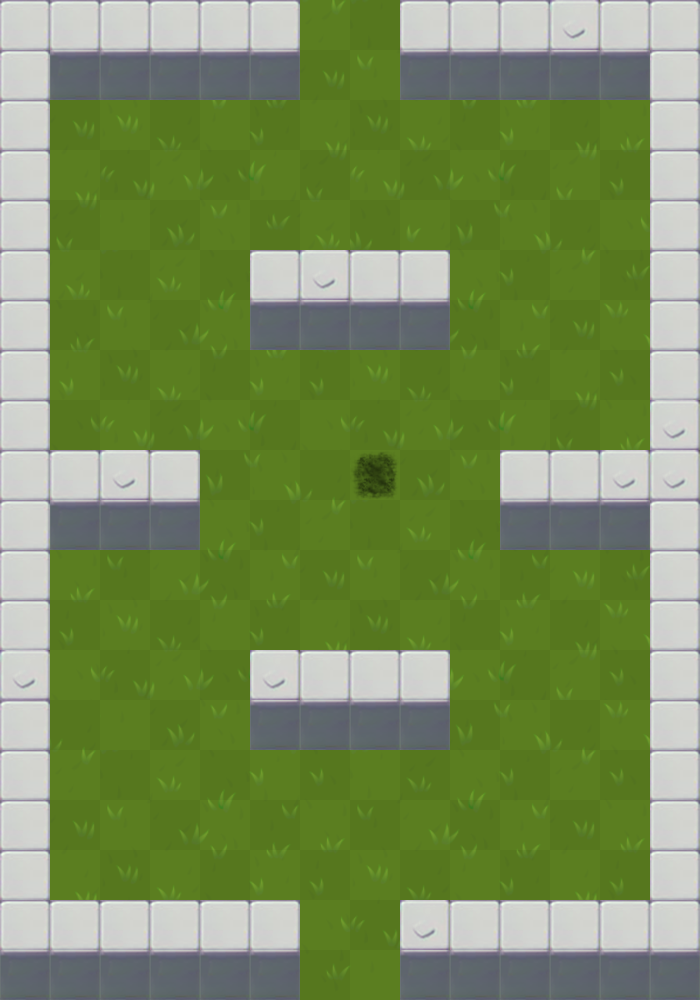

Below is a game level as drawn by its tile map, then a one-line description and the .tmx that defines it (tile-layer data replaced by summaries):
An orthogonal 14x20 tile map with 50x50 px tiles, 14 tile layers (suelo, pared, enemigos1, enemigos2, ...), 12 tilesets.

<map version="1.2" tiledversion="1.2.3" orientation="orthogonal" renderorder="right-down" width="14" height="20" tilewidth="50" tileheight="50" infinite="0" nextlayerid="15" nextobjectid="1">
 <properties>
  <property name="MovingEnemyFinalPosX" type="float" value="3" />
  <property name="MovingEnemyFinalPosY" type="float" value="13" />
 </properties>
 <tileset firstgid="1" name="0" tilewidth="50" tileheight="50" tilecount="1" columns="1">
  <image source="tiles/0.png" width="64" height="64" />
 </tileset>
 <tileset firstgid="2" name="1" tilewidth="50" tileheight="50" tilecount="1" columns="1">
  <image source="tiles/1.png" width="64" height="64" />
 </tileset>
 <tileset firstgid="3" name="2" tilewidth="50" tileheight="50" tilecount="1" columns="1">
  <image source="tiles/2.png" width="64" height="64" />
 </tileset>
 <tileset firstgid="4" name="3" tilewidth="50" tileheight="50" tilecount="1" columns="1">
  <image source="tiles/3.png" width="64" height="64" />
 </tileset>
 <tileset firstgid="5" name="suciedad50" tilewidth="50" tileheight="50" tilecount="1" columns="1">
  <image source="tiles/suciedad50.png" width="50" height="50" />
 </tileset>
 <tileset firstgid="6" name="hoyo250" tilewidth="50" tileheight="50" tilecount="1" columns="1">
  <image source="tiles/hoyo250.png" width="50" height="50" />
 </tileset>
 <tileset firstgid="7" name="hoyo50" tilewidth="50" tileheight="50" tilecount="1" columns="1">
  <image source="tiles/hoyo50.png" width="50" height="50" />
 </tileset>
 <tileset firstgid="8" name="PuertaTransparente" tilewidth="50" tileheight="50" tilecount="1" columns="1">
  <image source="tiles/PuertaTransparente.png" width="50" height="50" />
 </tileset>
 <tileset firstgid="9" name="Bloque" tilewidth="50" tileheight="50" tilecount="1" columns="1">
  <image source="tiles/Bloque.png" width="50" height="50" />
 </tileset>
 <tileset firstgid="10" name="Bloque2" tilewidth="50" tileheight="50" tilecount="1" columns="1">
  <image source="tiles/Bloque2.png" width="50" height="50" />
 </tileset>
 <tileset firstgid="11" name="BloquePerp" tilewidth="50" tileheight="50" tilecount="1" columns="1">
  <image source="tiles/BloquePerp.png" width="50" height="50" />
 </tileset>
 <tileset firstgid="12" name="sueloCespedCompleto" tilewidth="50" tileheight="50" tilecount="280" columns="14">
  <image source="tiles/sueloCespedCompleto.png" width="700" height="1000" />
 </tileset>
 <layer id="1" name="suelo" width="14" height="20">
  <data>[280 cells, 280 non-empty, 280 distinct tile ids]</data>
 </layer>
 <layer id="2" name="pared" width="14" height="20">
  <data>[280 cells, 108 non-empty, 3 distinct tile ids]</data>
 </layer>
 <layer id="3" name="enemigos1" width="14" height="20">
  <data>[280 cells, 0 non-empty, 0 distinct tile ids]</data>
 </layer>
 <layer id="4" name="enemigos2" width="14" height="20">
  <data>[280 cells, 0 non-empty, 0 distinct tile ids]</data>
 </layer>
 <layer id="5" name="enemigos3" width="14" height="20">
  <data>[280 cells, 1 non-empty, 1 distinct tile ids]</data>
 </layer>
 <layer id="14" name="enemigos4" width="14" height="20">
  <data>[280 cells, 0 non-empty, 0 distinct tile ids]</data>
 </layer>
 <layer id="6" name="blocker" width="14" height="20">
  <data>[280 cells, 0 non-empty, 0 distinct tile ids]</data>
 </layer>
 <layer id="12" name="pinchos" width="14" height="20">
  <data>[280 cells, 0 non-empty, 0 distinct tile ids]</data>
 </layer>
 <layer id="13" name="sierra" width="14" height="20">
  <data>[280 cells, 0 non-empty, 0 distinct tile ids]</data>
 </layer>
 <layer id="7" name="mejoraVida" width="14" height="20">
  <data>[280 cells, 0 non-empty, 0 distinct tile ids]</data>
 </layer>
 <layer id="8" name="mejoraAtaque" width="14" height="20">
  <data>[280 cells, 0 non-empty, 0 distinct tile ids]</data>
 </layer>
 <layer id="9" name="mejoraMovimiento" width="14" height="20">
  <data>[280 cells, 0 non-empty, 0 distinct tile ids]</data>
 </layer>
 <layer id="10" name="mejoraCadencia" width="14" height="20">
  <data>[280 cells, 0 non-empty, 0 distinct tile ids]</data>
 </layer>
 <layer id="11" name="puerta" width="14" height="20">
  <data>[280 cells, 2 non-empty, 1 distinct tile ids]</data>
 </layer>
</map>
